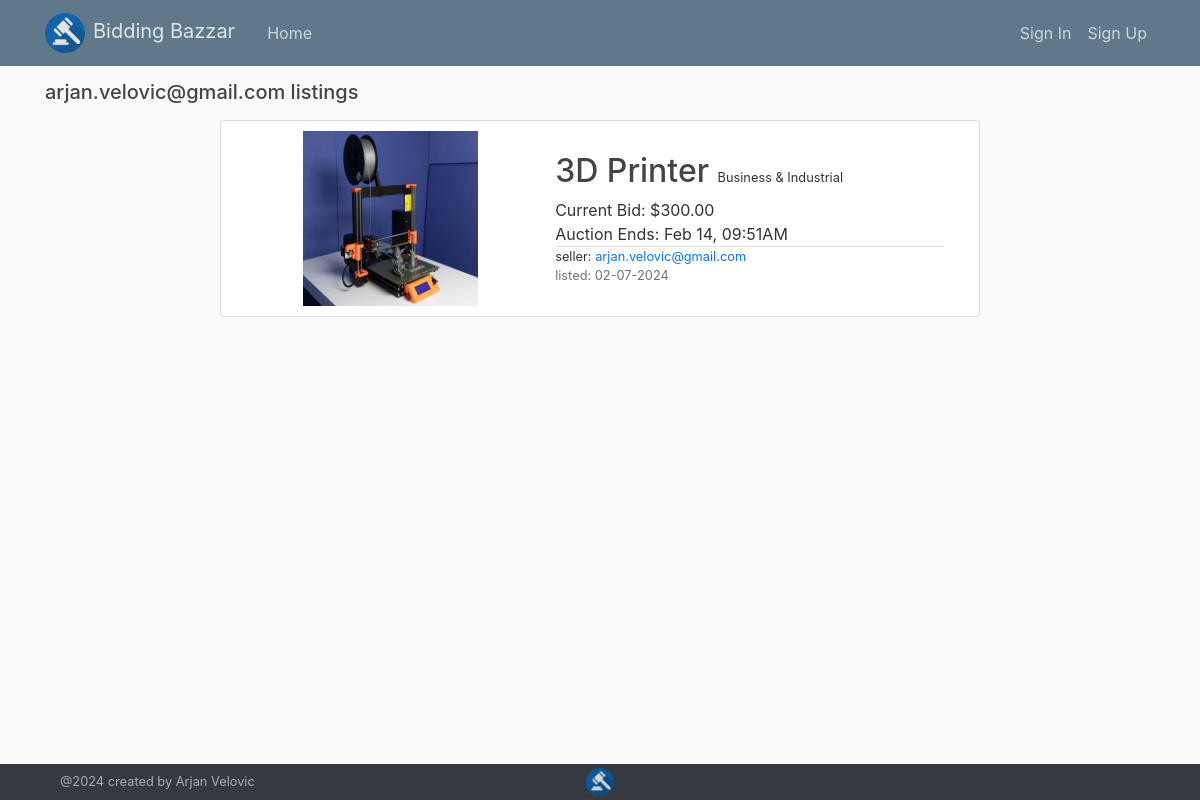
The app's page /items/arjan.velovic@gmail.com with its own data.
### flaskmarket/models.py (models this page shows, shortened)
class User(db.Model, UserMixin):
    id = db.Column(db.Integer, primary_key=True)
    firstname = db.Column(db.String(100), nullable=False)
    lastname = db.Column(db.String(100), nullable=False)
    address = db.Column(db.String(200), nullable=False)
    phonenumber = db.Column(db.String(20), nullable=False)
    email = db.Column(db.String(120), unique=True, nullable=False)
    image_file = db.Column(db.String(20), nullable=False, default='default.jpg')
    password = db.Column(db.String(60), nullable=False)
    datecreated = db.Column(db.DateTime, nullable=False, default=datetime.utcnow)
    posts = db.relationship('Item', backref='author', lazy=True)
    bids = db.relationship('Bid', backref='bidder', lazy=True)
    watching = db.relationship('Watchlist', backref='watcher', lazy=True)

class Item(db.Model):
    id = db.Column(db.Integer, primary_key=True)
    title = db.Column(db.String(100), nullable=False)
    description = db.Column(db.Text, nullable=False)
    category = db.Column(db.String(100), nullable=False)
    image_file = db.Column(db.String(50), nullable=False, default='default2.jpg')
    price = db.Column(db.Numeric, nullable=False)
    seller = db.Column(db.Integer, db.ForeignKey('user.id'), nullable=False)
    listeddate = db.Column(db.DateTime, nullable=False, default=datetime.utcnow)
    enddate = db.Column(db.DateTime, nullable=False, default=datetime.utcnow)
    hasbuyer = db.Column(db.Boolean, nullable = False, default = False)
    bidinfo = db.relationship('Bid', backref='item', lazy=True)
    watches = db.relationship('Watchlist', backref='item', lazy=True)
    @hybrid_property
    def notactive(self):
        if datetime.utcnow() - timedelta(hours=5) >= self.enddate:
            return True
        else:
            return False

### flaskmarket/users/routes.py (the view)
@users.route("/items/<string:email>")
def user_items(email):
    user = User.query.filter_by(email=email).first_or_404()
    if Item.query.filter_by(author=user).count() == 0:
        return render_template('empty.html', user=user, keyword = 'listings', title='User Listings')
    else:
        items = Item.query.filter_by(author=user).order_by(Item.enddate.desc())
        return render_template('user_items.html', items=items, user=user, keyword = 'listings', title='User Listings')

### flaskmarket/templates/user_items.html (shortened to what this page needs)
{% extends "layout.html" %}
{% block content %}
    {% if current_user == user %}
      <h5 class="mb-3 text-capitalize">Your {{keyword}}</h5>
    {% else %}
      <h5 class="mb-3">{{ user.email }} {{keyword}}</h5>
    {% endif %}
    <div class="row justify-content-center">
      <div class="col-md-8">
        {% for item in items %}
        <article class="content-section row align-items-center">
            <div class="col-5 d-flex justify-content-center">
              <img class="article-img2" src="{{ url_for('static', filename='item_pics/' + item.image_file) }}">
            </div>
            <div class="col-7">
              <div class="mb-2">
                <a class="article-title h2 text-capitalize" href="{{ url_for('items.item', item_id=item.id) }}">{{ item.title }}</a>
                {% if item.category != "None" %}
                <small class="ml-1 \text-muted">{{ item.category }}</small>
                {% endif %}
              </div>
              {% if item.notactive and item.hasbuyer %}
                <div class="">Sold Price: ${{ item.price|round(2) }}</div>
              {% elif item.notactive and item.hasbuyer == False %}
              <div class="">Price: ${{ item.price|round(2) }}</div>
              {% elif item.notactive == False %}
                <div class="">Current Bid: ${{ item.price|round(2) }}</div>
              {% endif %}
              {% if item.notactive%}
                <div class="">Ended: {{ item.enddate.strftime('%h %d, %I:%M%p') }}</div>
              {% else %}
                <div class="">Auction Ends: {{ item.enddate.strftime('%h %d, %I:%M%p') }}</div>
              {% endif %}
              <div class="border-top grid">
                <div class="small">seller: <a class="mr-2" href="{{ url_for('users.user_items', email=item.author.email) }}">{{ item.author.email }}</a></div>
                <div class="small text-muted">listed: {{ item.listeddate.strftime('%m-%d-%Y') }}</div>
              </div>
            </div>
          </article>
        {% endfor %}
      </div>
    </div>
{% endblock content %}

### flaskmarket/static/main.css (style rules this page uses)
body { background: #fafafa; color: #333333; margin-top: 5rem; }
h1, h2, h3, h4, h5, h6 { color: #444444; }
.content-section { background: #ffffff; padding: 10px 20px; border: 1px solid #dddddd; border-radius: 3px; margin-bottom: 20px; }
.article-title { color: #444444; }
.article-img2 { height: 175px; width: 175px; }

### records on screen
User: email "arjan.velovic@gmail.com"
Item: image_file (picture), title "3D Printer", category "Business & Industrial", price "300.00", enddate "Feb 14, 09:51AM", author.email "arjan.velovic@gmail.com", listeddate "02-07-2024"

### other values on screen
{{ keyword }} "listings"
